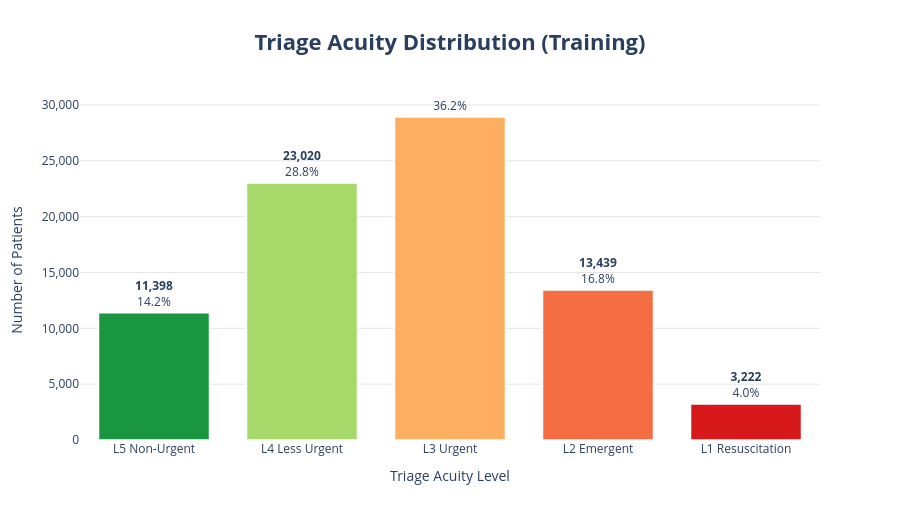

The code cell stored with this chart in its notebook:
### Markdown cell above
## EDA

### Code cell
# ---- Triage acuity distribution ----------------------------------------------------------------------------------------------
counts = train_raw['triage_acuity'].value_counts().sort_index(ascending=False)
total  = counts.sum()
pcts   = (counts / total * 100).round(1)

fig = go.Figure()
for level, count in counts.items():
    fig.add_trace(go.Bar(
        x=[ACUITY_LABELS[level].replace('\n', ' ')],
        y=[count],
        marker_color=ACUITY_COLORS[level - 1],
        marker_line=dict(color='white', width=1.5),
        text=f'<b>{count:,}</b><br>{pcts[level]}%',
        textposition='outside',
        hovertemplate=f'<b>Level {level}</b><br>Count: {count:,}<br>Share: {pcts[level]}%<extra></extra>',
    ))
fig.update_layout(
    title=dict(text='<b>Triage Acuity Distribution (Training)</b>', x=0.5, font=dict(size=22)),
    xaxis=dict(title='Triage Acuity Level', showgrid=False),
    yaxis=dict(title='Number of Patients', tickformat=',', gridcolor='#e5e5e5'),
    showlegend=False, bargap=0.25, height=520,
    **PLOTLY_LAYOUT,
)
fig.show()

### Figure 1 — Plotly figure (JSON) as saved in the notebook; plotly's stock layout.template omitted (floating-point values rounded to 4 significant figures)
{"data": [{"hovertemplate": "<b>Level 5</b><br>Count: 11,398<br>Share: 14.2%<extra></extra>", "marker": {"color": "#1A9641", "line": {"color": "white", "width": 1.5}}, "text": "<b>11,398</b><br>14.2%", "textposition": "outside", "type": "bar", "x": ["L5 Non-Urgent"], "y": [11398]}, {"hovertemplate": "<b>Level 4</b><br>Count: 23,020<br>Share: 28.8%<extra></extra>", "marker": {"color": "#A6D96A", "line": {"color": "white", "width": 1.5}}, "text": "<b>23,020</b><br>28.8%", "textposition": "outside", "type": "bar", "x": ["L4 Less Urgent"], "y": [23020]}, {"hovertemplate": "<b>Level 3</b><br>Count: 28,921<br>Share: 36.2%<extra></extra>", "marker": {"color": "#FDAE61", "line": {"color": "white", "width": 1.5}}, "text": "<b>28,921</b><br>36.2%", "textposition": "outside", "type": "bar", "x": ["L3 Urgent"], "y": [28921]}, {"hovertemplate": "<b>Level 2</b><br>Count: 13,439<br>Share: 16.8%<extra></extra>", "marker": {"color": "#F46D43", "line": {"color": "white", "width": 1.5}}, "text": "<b>13,439</b><br>16.8%", "textposition": "outside", "type": "bar", "x": ["L2 Emergent"], "y": [13439]}, {"hovertemplate": "<b>Level 1</b><br>Count: 3,222<br>Share: 4.0%<extra></extra>", "marker": {"color": "#D7191C", "line": {"color": "white", "width": 1.5}}, "text": "<b>3,222</b><br>4.0%", "textposition": "outside", "type": "bar", "x": ["L1 Resuscitation"], "y": [3222]}], "layout": {"bargap": 0.25, "height": 520, "paper_bgcolor": "white", "plot_bgcolor": "white", "showlegend": false, "title": {"font": {"size": 22}, "text": "<b>Triage Acuity Distribution (Training)</b>", "x": 0.5}, "xaxis": {"showgrid": false, "title": {"text": "Triage Acuity Level"}}, "yaxis": {"gridcolor": "#e5e5e5", "tickformat": ",", "title": {"text": "Number of Patients"}}}}
